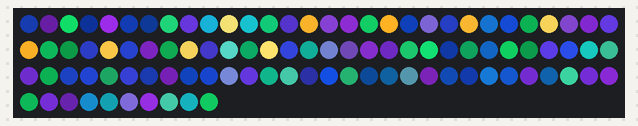
Recording of a sketch running on a simulated Arduino Uno, built with avr-gcc and run on an emulated ATmega328P. On the bench: 100 RGB LEDs in strip order, left to right, continuing on the next row. Random numbers use the default seed unless the sketch sets one.

Above: at 0.23 s.
At 5.34 s:
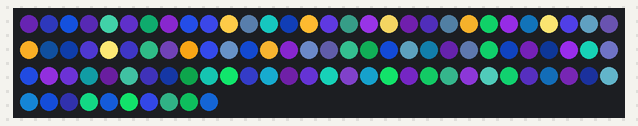
At 10.45 s:
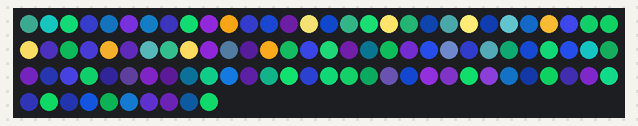
At 20.8 s:
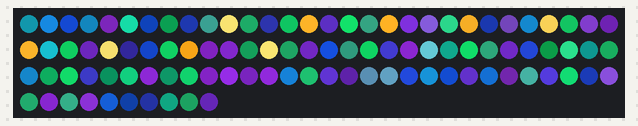
At 30.33 s:
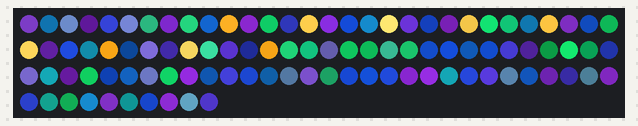
At 39.86 s:
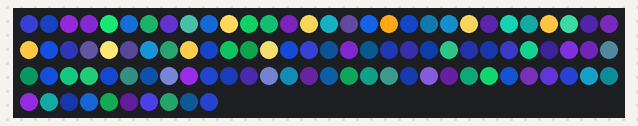

The sketch:

rp2040_neopixel_pulse.ino
```cpp
#include <Adafruit_NeoPixel.h>

namespace {

// KB2040 NeoPixel animation with two pixel groups:
// galaxy pixels pulse through cool colors, while star pixels glow warm.
constexpr uint8_t kNeoPixelPin = 10;
constexpr uint16_t kPixelCount = 100;
constexpr neoPixelType kPixelType = NEO_GRB + NEO_KHZ800;
constexpr uint16_t kFrameIntervalMs = 20;
constexpr uint16_t kGalaxyMinPulsePeriodMs = 2800;
constexpr uint16_t kGalaxyMaxPulsePeriodMs = 6400;
constexpr uint16_t kGalaxyMinColorBlendMs = 3500;
constexpr uint16_t kGalaxyMaxColorBlendMs = 9000;
constexpr uint16_t kStarMinPulsePeriodMs = 7200;
constexpr uint16_t kStarMaxPulsePeriodMs = 11000;
constexpr uint8_t kGalaxyMaxBrightness = 191;
constexpr uint8_t kStarMinBrightness = 217;
constexpr uint8_t kStarMaxBrightness = 255;

struct RgbColor {
  uint8_t red;
  uint8_t green;
  uint8_t blue;
};

struct PixelState {
  bool isStar;
  uint8_t fromColorIndex;
  uint8_t toColorIndex;
  uint32_t colorBlendStartMs;
  uint16_t colorBlendDurationMs;
  uint16_t pulsePeriodMs;
  uint16_t pulseOffsetMs;
  uint8_t minLevel;
  uint8_t maxLevel;
};

constexpr RgbColor kGalaxyPalette[] = {
    {24, 90, 255},
    {20, 255, 120},
    {170, 48, 255},
};

constexpr RgbColor kStarColors[] = {
  {255, 170, 24},
  {255, 236, 120},
};

// These LEDs are rendered as warm stars; every other pixel is part of the galaxy field.
constexpr uint16_t kStarPixelIndices[] = {10, 14, 18, 22, 26, 30, 34, 38, 42};

Adafruit_NeoPixel pixels(kPixelCount, kNeoPixelPin, kPixelType);
PixelState pixelStates[kPixelCount];
uint32_t lastFrameMs = 0;

uint8_t lerp8(uint8_t start, uint8_t end, uint8_t mix) {
  return static_cast<uint8_t>(start + ((static_cast<int16_t>(end) - start) * mix) / 255);
}

RgbColor blendColor(const RgbColor &from, const RgbColor &to, uint8_t mix) {
  return {lerp8(from.red, to.red, mix),
          lerp8(from.green, to.green, mix),
          lerp8(from.blue, to.blue, mix)};
}

uint8_t scale8(uint8_t value, uint8_t scale) {
  return static_cast<uint8_t>((static_cast<uint16_t>(value) * scale) / 255U);
}

uint8_t triangleWave8(uint32_t now, uint16_t periodMs, uint16_t offsetMs) {
  const uint32_t phase = ((now + offsetMs) % periodMs) * 512UL / periodMs;
  if (phase < 256UL) {
    return static_cast<uint8_t>(phase);
  }
  return static_cast<uint8_t>(511UL - phase);
}

uint8_t smoothstep8(uint8_t input) {
  const uint32_t x = input;
  const uint32_t x2 = x * x;
  const uint32_t x3 = x2 * x;
  return static_cast<uint8_t>((3UL * x2) / 255UL - (2UL * x3) / 65025UL);
}

bool isStarPixel(uint16_t pixelIndex) {
  for (uint16_t starIndex : kStarPixelIndices) {
    if (starIndex == pixelIndex) {
      return true;
    }
  }
  return false;
}

uint8_t chooseDifferentColor(uint8_t currentIndex, uint8_t paletteSize) {
  uint8_t nextIndex = currentIndex;
  while (nextIndex == currentIndex) {
    nextIndex = static_cast<uint8_t>(random(0, paletteSize));
  }
  return nextIndex;
}

void advanceColorTarget(PixelState &state, uint32_t now) {
  state.fromColorIndex = state.toColorIndex;
  if (state.isStar) {
    // Stars alternate directly between warm endpoints instead of choosing random hues.
    state.toColorIndex = state.fromColorIndex == 0 ? 1 : 0;
    state.colorBlendDurationMs = state.pulsePeriodMs;
  } else {
    state.toColorIndex = chooseDifferentColor(
        state.fromColorIndex,
        static_cast<uint8_t>(sizeof(kGalaxyPalette) / sizeof(kGalaxyPalette[0])));
    state.colorBlendDurationMs = static_cast<uint16_t>(random(kGalaxyMinColorBlendMs, kGalaxyMaxColorBlendMs + 1));
  }
  state.colorBlendStartMs = now;
}

void initializePixelState(PixelState &state, uint16_t pixelIndex, uint32_t now) {
  state.isStar = isStarPixel(pixelIndex);

  if (state.isStar) {
    // Keep stars bright and slow so they read as foreground points of light.
    state.fromColorIndex = static_cast<uint8_t>(random(0, 2));
    state.toColorIndex = state.fromColorIndex == 0 ? 1 : 0;
    state.pulsePeriodMs = static_cast<uint16_t>(random(kStarMinPulsePeriodMs, kStarMaxPulsePeriodMs + 1));
    state.colorBlendDurationMs = state.pulsePeriodMs;
    state.minLevel = kStarMinBrightness;
    state.maxLevel = kStarMaxBrightness;
  } else {
    // Galaxy pixels stay dimmer and wander across the cool-color palette.
    state.fromColorIndex = static_cast<uint8_t>(
        random(0, static_cast<long>(sizeof(kGalaxyPalette) / sizeof(kGalaxyPalette[0]))));
    state.toColorIndex = chooseDifferentColor(
        state.fromColorIndex,
        static_cast<uint8_t>(sizeof(kGalaxyPalette) / sizeof(kGalaxyPalette[0])));
    state.pulsePeriodMs = static_cast<uint16_t>(random(kGalaxyMinPulsePeriodMs, kGalaxyMaxPulsePeriodMs + 1));
    state.colorBlendDurationMs = static_cast<uint16_t>(random(kGalaxyMinColorBlendMs, kGalaxyMaxColorBlendMs + 1));
    state.minLevel = static_cast<uint8_t>(random(18, 56));
    state.maxLevel = static_cast<uint8_t>(random(120, kGalaxyMaxBrightness + 1));
  }

  state.colorBlendStartMs = now - random(0, state.colorBlendDurationMs);
  state.pulseOffsetMs = static_cast<uint16_t>(random(0, state.pulsePeriodMs));
}

RgbColor currentColor(PixelState &state, uint32_t now) {
  uint32_t elapsedMs = now - state.colorBlendStartMs;
  while (elapsedMs >= state.colorBlendDurationMs) {
    advanceColorTarget(state, state.colorBlendStartMs + state.colorBlendDurationMs);
    elapsedMs = now - state.colorBlendStartMs;
  }

  const uint8_t mix = smoothstep8(static_cast<uint8_t>((elapsedMs * 255UL) / state.colorBlendDurationMs));
  const RgbColor *palette = state.isStar ? kStarColors : kGalaxyPalette;
  return blendColor(palette[state.fromColorIndex], palette[state.toColorIndex], mix);
}

uint8_t currentLevel(const PixelState &state, uint32_t now) {
  const uint8_t wave = smoothstep8(triangleWave8(now, state.pulsePeriodMs, state.pulseOffsetMs));
  return lerp8(state.minLevel, state.maxLevel, wave);
}

void renderFrame(uint32_t now) {
  for (uint16_t index = 0; index < kPixelCount; ++index) {
    PixelState &state = pixelStates[index];
    const RgbColor color = currentColor(state, now);
    const uint8_t level = currentLevel(state, now);

    pixels.setPixelColor(index,
                         pixels.Color(scale8(color.red, level),
                                      scale8(color.green, level),
                                      scale8(color.blue, level)));
  }

  pixels.show();
}

}  // namespace

void setup() {
  randomSeed(analogRead(A0) + micros());

  pixels.begin();
  pixels.clear();
  pixels.show();

  const uint32_t now = millis();
  for (uint16_t index = 0; index < kPixelCount; ++index) {
    initializePixelState(pixelStates[index], index, now);
  }

  renderFrame(now);
}

void loop() {
  const uint32_t now = millis();
  if ((now - lastFrameMs) < kFrameIntervalMs) {
    return;
  }

  lastFrameMs = now;
  renderFrame(now);
}
```
